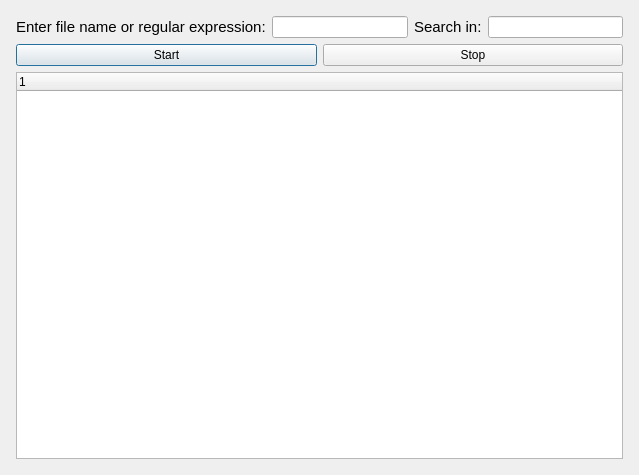
<?xml version="1.0" encoding="UTF-8"?>
<ui version="4.0">
 <class>SearchDialog</class>
 <widget class="QDialog" name="SearchDialog">
  <property name="geometry">
   <rect>
    <x>0</x>
    <y>0</y>
    <width>639</width>
    <height>475</height>
   </rect>
  </property>
  <property name="windowTitle">
   <string>Search</string>
  </property>
  <layout class="QHBoxLayout" name="horizontalLayout">
   <item>
    <layout class="QVBoxLayout" name="vl2">
     <property name="sizeConstraint">
      <enum>QLayout::SetMaximumSize</enum>
     </property>
     <property name="leftMargin">
      <number>5</number>
     </property>
     <property name="topMargin">
      <number>5</number>
     </property>
     <property name="rightMargin">
      <number>5</number>
     </property>
     <property name="bottomMargin">
      <number>5</number>
     </property>
     <item>
      <layout class="QHBoxLayout" name="hl5">
       <property name="leftMargin">
        <number>0</number>
       </property>
       <property name="topMargin">
        <number>0</number>
       </property>
       <property name="rightMargin">
        <number>0</number>
       </property>
       <property name="bottomMargin">
        <number>0</number>
       </property>
       <item>
        <widget class="QLabel" name="label_4">
         <property name="font">
          <font>
           <family>Ubuntu</family>
           <pointsize>11</pointsize>
           <weight>50</weight>
           <bold>false</bold>
          </font>
         </property>
         <property name="text">
          <string>Enter file name or regular expression:</string>
         </property>
        </widget>
       </item>
       <item>
        <widget class="QLineEdit" name="searchFile"/>
       </item>
       <item>
        <widget class="QLabel" name="label_5">
         <property name="font">
          <font>
           <pointsize>11</pointsize>
          </font>
         </property>
         <property name="text">
          <string>Search in:</string>
         </property>
        </widget>
       </item>
       <item>
        <widget class="QLineEdit" name="searchPath"/>
       </item>
      </layout>
     </item>
     <item>
      <layout class="QHBoxLayout" name="hl6">
       <property name="leftMargin">
        <number>0</number>
       </property>
       <property name="topMargin">
        <number>0</number>
       </property>
       <item>
        <widget class="QPushButton" name="startButton">
         <property name="text">
          <string>Start</string>
         </property>
        </widget>
       </item>
       <item>
        <widget class="QPushButton" name="stopButton">
         <property name="text">
          <string>Stop</string>
         </property>
        </widget>
       </item>
      </layout>
     </item>
     <item>
      <widget class="QTreeWidget" name="searchWidget">
       <column>
        <property name="text">
         <string notr="true">1</string>
        </property>
       </column>
      </widget>
     </item>
    </layout>
   </item>
  </layout>
 </widget>
 <resources/>
 <connections/>
</ui>
